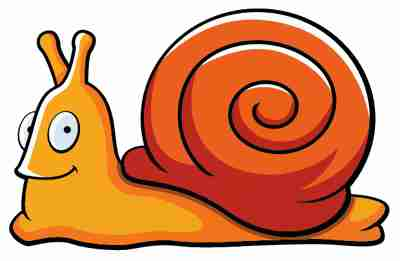
#> input picture Pixel-Perfect-main/server/models/Denoising/data/snail.jpg, 400 x 261 px
$ python denoising.py   (older library calls are emulated)
#> lines starting #> are read from the running program, lines starting #| are printed output that depends on the picture
#> further down, image is the input picture: PIL image 400x261 RGB; mean R, G, B 212.8, 149.2, 112.6
### Pixel-Perfect-main/server/models/Denoising/utils/common_utils.py
from PIL import Image
import numpy as np


# [7 lines left out: function crop_image, not called in this run]


def load_image(path):
    image = Image.open(path)
    return image

# [35 lines left out: function get_image, not called in this run]


def crop_image(image, divisor=32):
    """
    Crops the image so that its dimensions are divisible by the given divisor.

    Args:
        image: A PIL Image object to be cropped.
        divisor: The number by which the image dimensions should be divisible (default is 32).

    Returns:
        Cropped image with dimensions that are multiples of the divisor.
    """
#> called with divisor = 32

    # Calculate new dimensions that are divisible by the divisor
    width, height = image.size
#> width = 400; height = 261
    new_width = width - (width % divisor)
#> new_width = 384
    new_height = height - (height % divisor)
#> new_height = 256

    # Determine the crop box to center the crop
    left = (width - new_width) // 2
#> left = 8
    top = (height - new_height) // 2
#> top = 2
    right = left + new_width
#> right = 392
    bottom = top + new_height
#> bottom = 258

    # Crop the image using the calculated box
    cropped_image = image.crop((left, top, right, bottom))
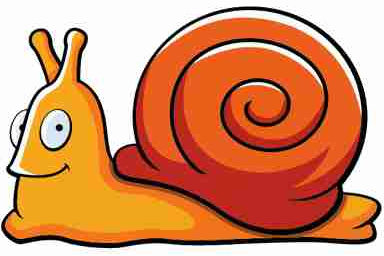
#> cropped_image: PIL image 384x256 RGB; mean R, G, B 210.3, 142.8, 103.9

    return cropped_image

### Pixel-Perfect-main/server/models/Denoising/denoising.py
import os, sys
sys.path.append(os.path.join(os.path.dirname(os.path.dirname(os.path.abspath(__file__)))))
from utils.common_utils import *
from PIL import Image, ImageFilter, ImageEnhance

class DemoModel:
    def __init__(self, img_pil):
        self.img_pil = crop_image(img_pil)

    def process_image(self):
        # Convert to grayscale first
        grayscale = self.img_pil.convert('L')
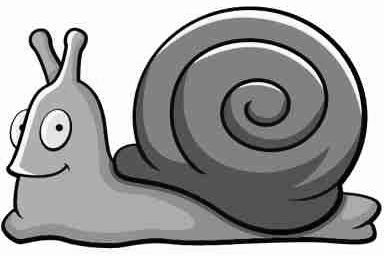
#> grayscale: PIL image 384x256 L; min 0, max 255, mean 158.5

        # Apply denoising using multiple filters for better results
        # First, apply Gaussian blur to reduce noise
        denoised = grayscale.filter(ImageFilter.GaussianBlur(radius=1))
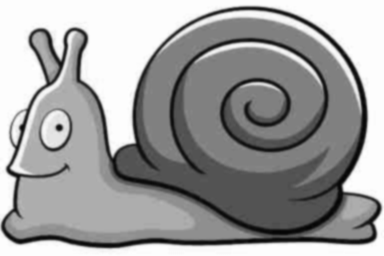
#> denoised: PIL image 384x256 L; min 4, max 255, mean 158.3

        # Apply median filter to remove salt-and-pepper noise
        denoised = denoised.filter(ImageFilter.MedianFilter(size=3))

        # Enhance contrast to make black and white more pronounced
        enhancer = ImageEnhance.Contrast(denoised)
        denoised = enhancer.enhance(1.2)  # Increase contrast by 20%
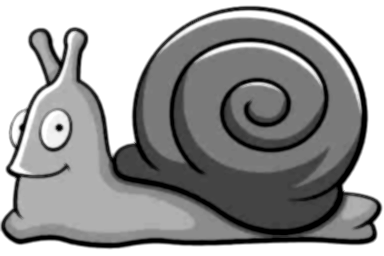
#> denoised: PIL image 384x256 L; min 0, max 255, mean 154.3

        # Apply another round of median filtering to smooth out any artifacts
        denoised = denoised.filter(ImageFilter.MedianFilter(size=3))

        return denoised


if __name__ == "__main__":
    # example usage
    import os
    from PIL import Image

    img_path = './data/snail.jpg'
    image = Image.open(img_path)

    model = DemoModel(image)
    processed_img = model.process_image()
    processed_img.save(os.path.join("./data", "processed_snail.jpg"))
